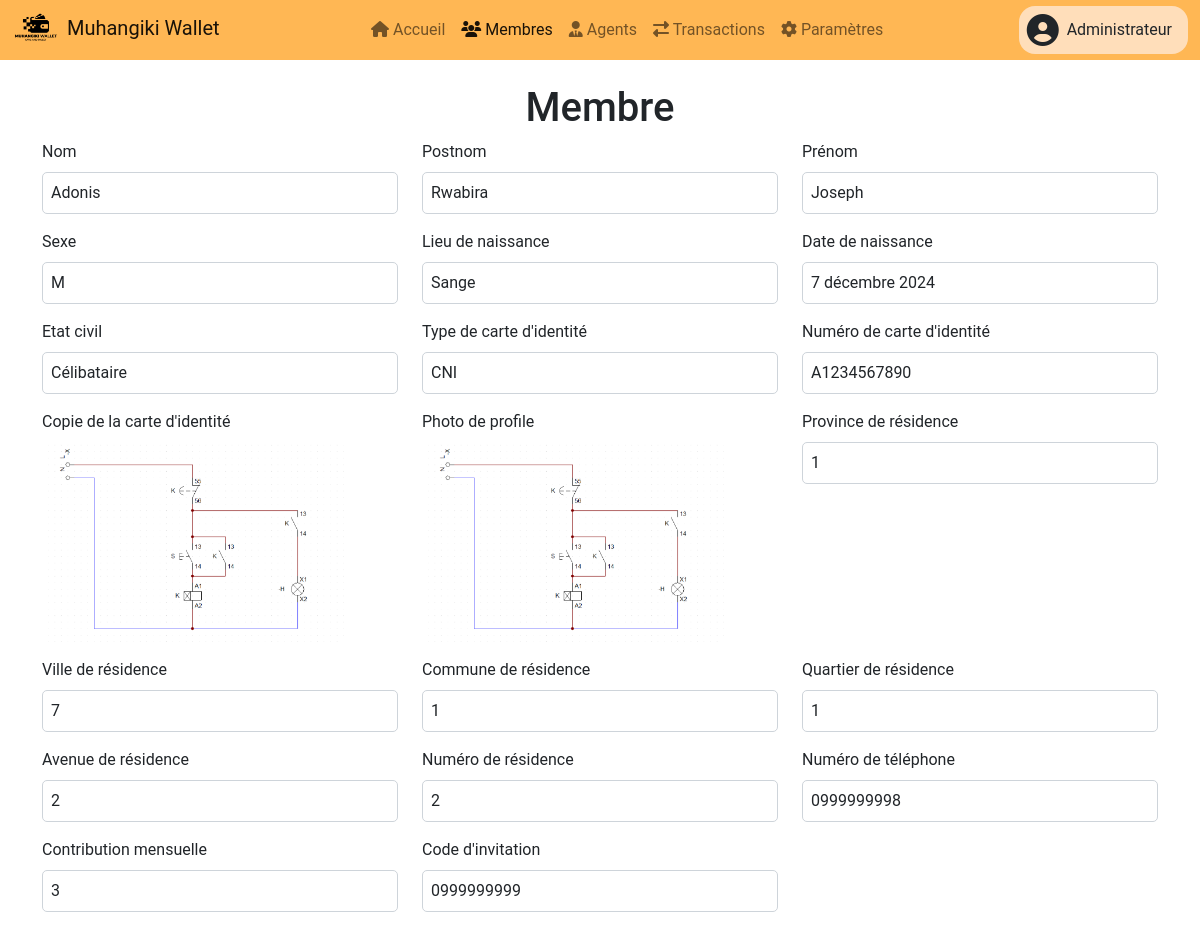
The app's page /administrateurs/membres/2/ (signed in) with its own data.
### administrateurs/models.py (models this page shows, shortened)
class Users(AbstractUser, PermissionsMixin):
    type = models.CharField(max_length=20, choices=[(tag.value, tag.name) for tag in TypesUtilisateur], default=TypesUtilisateur.MEMBRE.value, verbose_name="Type d'utilisateur")
    def is_admin(self):
        return self.type == TypesUtilisateur.ADMIN.value
    class Meta:
        verbose_name = _("Utilisateur")
        verbose_name_plural = _("Utilisateurs")

class Administrateurs(models.Model):
    user = models.OneToOneField(settings.AUTH_USER_MODEL, on_delete=models.CASCADE, related_name="admin", primary_key=True)
    nom = models.CharField(max_length=20, verbose_name="Nom")
    postnom = models.CharField(max_length=20, verbose_name="Postnom")
    prenom = models.CharField(max_length=20, blank=True, null=True, verbose_name="Prénom")
    sexe = models.CharField(max_length=10, choices=[("M", "Homme"), ("F", "Femme")], verbose_name="Sexe")
    lieu_naissance = models.CharField(max_length=50, verbose_name="Lieu de naissance")
    date_naissance = models.DateField(verbose_name="Date de naissance")
    etat_civil = models.CharField(max_length=20, choices=[("Célibataire", "Célibataire"), ("Marié", "Marié(e)"), ("Veuf", "Veuf(ve)"), ("Divorcé", "Divorcé(e)")], verbose_name="Etat civil")
    type_carte_identite = models.CharField(max_length=20, choices=TYPES_CARTE_IDENTITE, verbose_name="Type de carte d'identité")
    num_carte_identite = models.CharField(max_length=50, verbose_name="Numéro de carte d'identité")
    carte_identite_copy = models.ImageField(upload_to="cartes_identite/", verbose_name="Copie de la carte d'identité")
    photo_profile = models.ImageField(upload_to="photo_profile/", verbose_name="Photo de profile")
    province_residence = models.ForeignKey(Provinces, on_delete=models.CASCADE, verbose_name="Province de résidence")
    ville_residence = models.ForeignKey(Villes, on_delete=models.CASCADE, verbose_name="Ville de résidence")
    commune_residence = models.ForeignKey(Communes, on_delete=models.CASCADE, verbose_name="Commune de résidence")
    quartier_residence = models.ForeignKey(Quartiers, on_delete=models.CASCADE, verbose_name="Quartier de résidence")
    avenue_residence = models.ForeignKey(Avenues, on_delete=models.CASCADE, verbose_name="Avenue de résidence")
    numero_telephone = models.CharField(max_length=20, unique=True, validators=[RegexValidator(regex=r'^(\+243|0)\d{9}$', message="Format valide : (+243 ou 0) 996437657")], verbose_name="Numéro de téléphone")
    reference_code = models.OneToOneField(CodesReference, on_delete=models.CASCADE, max_length=20, unique=True, verbose_name="Code de référence", blank=True, null=True)
    date_creation = models.DateTimeField(auto_now_add=True, verbose_name="Date de création")
    date_modification = models.DateTimeField(auto_now=True, verbose_name="Date de modification")
    status = models.BooleanField(default=True)
    class Meta:
        verbose_name = _("Administrateur")
        verbose_name_plural = _("Administrateurs")

### membres/models.py (models this page shows, shortened)
class Membres(models.Model):
    user = models.OneToOneField(settings.AUTH_USER_MODEL, on_delete=models.CASCADE, related_name="membre", primary_key=True)
    nom = models.CharField(max_length=20, verbose_name="Nom")
    postnom = models.CharField(max_length=20, verbose_name="Postnom")
    prenom = models.CharField(max_length=20, blank=True, null=True, verbose_name="Prénom")
    sexe = models.CharField(max_length=10, choices=[("M", "Homme"), ("F", "Femme")], verbose_name="Sexe")
    lieu_naissance = models.CharField(max_length=50, verbose_name="Lieu de naissance")
    date_naissance = models.DateField(verbose_name="Date de naissance")
    etat_civil = models.CharField(max_length=20, choices=[("Célibataire", "Célibataire"), ("Marié", "Marié(e)"), ("Veuf", "Veuf(ve)"), ("Divorcé", "Divorcé(e)")], verbose_name="Etat civil")
    type_carte_identite = models.CharField(max_length=20, choices=TYPES_CARTE_IDENTITE, verbose_name="Type de carte d'identité")
    num_carte_identite = models.CharField(max_length=50, verbose_name="Numéro de carte d'identité")
    carte_identite_copy = models.ImageField(upload_to="cartes_identite/", verbose_name="Copie de la carte d'identité")
    photo_profile = models.ImageField(upload_to="photo_profile/", verbose_name="Photo de profile")
    province_residence = models.ForeignKey(Provinces, on_delete=models.CASCADE, verbose_name="Province de résidence")
    ville_residence = models.ForeignKey(Villes, on_delete=models.CASCADE, verbose_name="Ville de résidence")
    commune_residence = models.ForeignKey(Communes, on_delete=models.CASCADE, verbose_name="Commune de résidence")
    quartier_residence = models.ForeignKey(Quartiers, on_delete=models.CASCADE, verbose_name="Quartier de résidence")
    avenue_residence = models.ForeignKey(Avenues, on_delete=models.CASCADE, verbose_name="Avenue de résidence")
    numero_residence = models.IntegerField(verbose_name="Numéro de résidence")
    numero_telephone = models.CharField(max_length=20, unique=True, validators=[RegexValidator(regex=r'^(\+243|0)\d{9}$', message="Format valide : (+243 ou 0) 996437657")], verbose_name="Numéro de téléphone")
    reference_code = models.OneToOneField(CodesReference, on_delete=models.CASCADE, max_length=20, unique=True, verbose_name="Code de référence", blank=True, null=True)
    invitation_code = models.CharField(max_length=20, verbose_name="Code d'invitation")
    date_creation = models.DateTimeField(auto_now_add=True, verbose_name="Date de création")
    date_modification = models.DateTimeField(auto_now=True, verbose_name="Date de modification")
    compte_CDF = models.OneToOneField(NumerosCompte, on_delete=models.CASCADE, max_length=15, unique=True, related_name="membre", verbose_name="Compte CDF")
    compte_USD = models.OneToOneField(NumerosCompte, on_delete=models.CASCADE, max_length=15, unique=True, verbose_name="Compte USD")
    contribution_mensuelle = models.ForeignKey(ContributionsMensuelles, on_delete=models.CASCADE, verbose_name="Contribution mensuelle")
    mois_contribution = models.DateField(auto_now_add=True, verbose_name="Mois de contribution")
    status = models.BooleanField(default=False)
    class Meta:
        verbose_name = _("Membre")
        verbose_name_plural = _("Membres")

### administrateurs/views.py (the view)
# urls.py: path("membres/<int:membre_id>/", views.voir_membre, name="voir_membre"),
@login_required
@verifier_admin
def voir_membre(request, membre_id):
    membre = get_object_or_404(Membres, pk=membre_id)
    if request.method == "POST":
        form = MembresForm(request.POST, request.FILES, instance=membre)
        if form.is_valid():
            form.save()
            messages.success(request, "Le membre a été modifié avec succès.")
            return redirect("administrateurs:membres")
    else:
        form = MembresForm(instance=membre)
        depot_form = DepotsInscriptionForm()
    context = {
        "form": form,
        "membre": membre,
        "depot_form": depot_form
    }
    return render(request, "administrateurs/voir_membre.html", context)

### membres/forms.py (shortened to what this page needs)
class MembresForm(forms.ModelForm):
    mot_de_passe = forms.CharField(widget=forms.PasswordInput(attrs={'class': 'form-control', 'placeholder': '4 caractères minimum'}))
    confirmation_mot_de_passe = forms.CharField(widget=forms.PasswordInput(attrs={'class': 'form-control', 'placeholder': '4 caractères minimum'}))
    class Meta:
        model = Membres
        fields = [
            "nom",
            "postnom",
            "prenom",
            "sexe",
            "lieu_naissance",
            "date_naissance",
            "etat_civil",
            "type_carte_identite",
            "num_carte_identite",
            "carte_identite_copy",
            "photo_profile",
            "province_residence",
            "ville_residence",
            "commune_residence",
            "quartier_residence",
            "avenue_residence",
            "numero_residence",
            "numero_telephone",
            "contribution_mensuelle",
            "invitation_code",
        ]
        widgets = {
            "date_naissance": forms.DateInput(attrs={"type": "date"}),
            "numero_telephone": forms.TextInput(attrs={"placeholder": "Ex : +243999999999 ou 0999999999"}),
        }

### transactions/forms.py
class DepotsInscriptionForm(forms.ModelForm):
    class Meta:
        model = DepotsInscription
        fields = ["montant", "devise"]
        widgets = {
            "montant": forms.NumberInput(attrs={"class": "form-control", "readonly": "readonly"}),
            "devise": forms.Select(attrs={"class": "form-control form-select"}),
        }

### administrateurs/views.py (called while the page is built)
def verifier_admin(func):
    def verify(request, *args, **kwargs):
        if request.user.is_admin():
            return func(request, *args, **kwargs)
        else: return redirect("index")
    return wraps(func)(verify)

### administrateurs/templates/administrateurs/voir_membre.html (shortened to what this page needs)
{% extends 'administrateurs/base.html' %}
{% load static %}
{% block content %}
    <div class="row mt-5 mt-sm-0 mb-5">
        <h1 class="text-center">Membre</h1>
        {% for field in form %}
            <div class="col-md-4 mb-3">
                {% if field.field.widget.input_type == "file" %}
                    <label for="{{ field.id_for_label }}" class="form-label">{{ field.label }}</label>
                    <img id="photo-preview" src="/static{{field.value.url}}" alt="Aperçu de la photo" class="img-fluid rounded" style="max-height: 200px; object-fit: cover;">
                {% elif 'ot de passe' not in field.label and 'Photo' not in field.label %}
                    <label for="{{ field.id_for_label }}" class="form-label">{{ field.label }}</label>
                    <input type="text" class="form-control {% if field.errors %}is-invalid{% endif %}" id="{{ field.id_for_label }}" name="{{ field.name }}" value="{{ field.value|default:'' }}" readonly>
                {% endif %}
            </div>
        {% endfor %}
    </div>
{% endblock %}

### administrateurs/templates/administrateurs/base.html (shortened to what this page needs)
{% load static %}
<!DOCTYPE html>
<html lang="fr">
<head>
    <link rel="stylesheet" href="{% static 'css/bootstrap/bootstrap.min.css' %}">
    <link rel="stylesheet" href="{% static 'css/bootstrap-icons/bootstrap-icons.css' %}">
    <link rel="stylesheet" href="https://cdnjs.cloudflare.com/ajax/libs/font-awesome/6.4.2/css/all.min.css">
    <link rel="stylesheet" href="{% static 'css/style.css' %}">
</head>
<body>
    <header>
        <nav class="navbar navbar-expand-lg navbar-light p-0">
            <div class="container-fluid">
                <a class="navbar-brand align-middle" href="{% url 'administrateurs:home' %}">
                    <img src="{% static 'LOGO_MUHANGIKI_WALLET_NOIR.png' %}" alt="Logo Muhangiki Wallet" height="50" class="d-inline-block">
                    <span>Muhangiki Wallet</span>
                </a>
                <div class="collapse navbar-collapse justify-content-between" id="navbarNav">
                    <ul class="navbar-nav d-flex justify-content-center flex-grow-1">
                        {% if request.user.is_authenticated %}
                        <li class="nav-item">
                            <a class="nav-link {% if request.path == '/membres/' %}active{% endif %}" aria-current="page" href="{% url 'administrateurs:home' %}">
                                <i class="fa fa-home"></i>
                                Accueil
                            </a>
                        </li>
                        <li class="nav-item">
                            <a class="nav-link {% if '/membres/' in request.path %}active{% endif %}" href="{% url 'administrateurs:membres' %}">
                                <i class="fa fa-users"></i>
                                Membres
                            </a>
                        </li>
                        <li class="nav-item">
                            <a class="nav-link {% if '/agents/' in request.path %}active{% endif %}" href="{% url 'administrateurs:agents' %}">
                                <i class="fa-solid fa-user-tie"></i>
                                Agents
                            </a>
                        </li>
                        <li class="nav-item">
                            <a class="nav-link {% if '/transactions/' in request.path %}active{% endif %}" href="{% url 'administrateurs:transactions' %}">
                                <i class="fa fa-exchange-alt"></i>
                                Transactions
                            </a>
                        </li>
                        <li class="nav-item">
                            <a class="nav-link {% if '/parametres/' in request.path %}active{% endif %}" href="/admin">
                                <i class="fa fa-cog"></i>
                                Paramètres
                            </a>
                        </li>
                    </ul>
                    <ul class="navbar-nav rounded-4" style="background-color: #ffdeba;">
                        <li class="nav-item dropdown">
                            <a class="nav-link text-dark d-flex align-items-center justify-content-center" href="#" id="userDropdown" role="button" data-bs-toggle="dropdown" aria-expanded="false">
                                {% if user.admin.photo_profile %}
                                <img src="/static{{user.admin.photo_profile.url}}" alt="Photo de profil" class="rounded-circle" height="30">
                                {% elif user.admin.sexe == 'M' %}
                                <i class="fas fa-user-circle fa-2x"></i>
                                {% else %}
                                <i class="fas fa-user-circle fa-2x"></i>
                                {% endif %}
                                <span class="mx-2 text-dark">{{ user.admin.nom }}</span>
                            </a>
                        </li>
                    {% endif %}
                    </ul>
                </div>
            </div>
        </nav>
    </header>
    <main class="container-fluid container-md py-4 d-flex flex-column">
        {% block content %}
        {% endblock %}
    </main>
</body>
</html>

### staticfiles/css/style.css (style rules this page uses)
:root { --primary-color: #fc9d1b; --secondary-color: #e88b08; --accent-color: #ffc107; }
body { font-family: 'Roboto', sans-serif; background-color: white; display: flex; flex-direction: column; min-height: 100vh; }
header { background-color: #ffb754; color: #fff; text-align: center; }
main { flex: 1; min-height: 90vh; }
a { color: var(--primary-color); }
.form-control { border: 1px solid #ced4da; border-radius: 5px; padding: 0.5rem; }

### records on screen
Users: admin.nom "Administrateur"
Membres: nom "Adonis" "Rwabira" "Joseph" "Sange" "7 décembre 2024" "Célibataire" "CNI" "A1234567890" "0999999998" "0999999999"

### other values on screen
{{ field.label }} "Nom" "Postnom" "Prénom" "Sexe" "Lieu de naissance" "Date de naissance" "Etat civil" "Type de carte d'identité" "Numéro de carte d'identité" "Province de résidence" "Ville de résidence" "Commune de résidence" "Quartier de résidence" "Avenue de résidence" "Numéro de résidence" "Numéro de téléphone" "Contribution mensuelle" "Code d'invitation"
{{ field.label }} "Copie de la carte d'identité" "Photo de profile"
